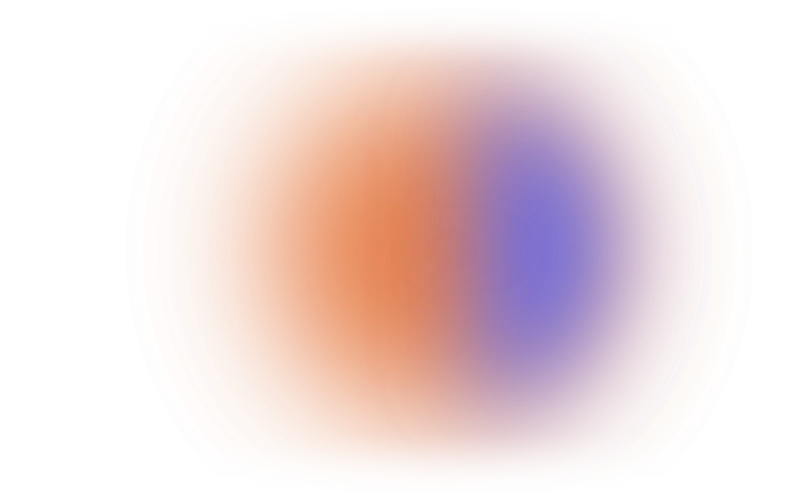
#> input picture src/features/concepts/assets/img/glow-sphere.webp, 1600 x 1000 px (shown at 1/2 size)
$ python light_post.py ../src/features/concepts/assets/img/glow-sphere.webp ../src/features/concepts/assets/img/mark.png 5 1.0 1.0
#> lines starting #> are read from the running program, lines starting #| are printed output that depends on the picture
"""The light spray's render softened into sprayed light: the fine rays kept a little sharp at the point, a wide glow
laid over them, so it reads as light through air, as on sparkstudios.ae's hero. Keeps the alpha; blurs in
premultiplied colour, so no grey rims where the light meets the clear film.
python3 blender/light_post.py blender/renders/light_spray.png public/brand/glass/light-spray.webp 1200 [lift keep]"""
import sys
from PIL import Image, ImageChops, ImageFilter, ImageMath

src, dst, width = sys.argv[1], sys.argv[2], int(sys.argv[3])
im = Image.open(src).convert("RGBA")
#> im is the input picture: PIL image 1600x1000 RGBA; mean R, G, B, A 159, 75.5, 61.5, 62.1
r, g, b, a = im.split()
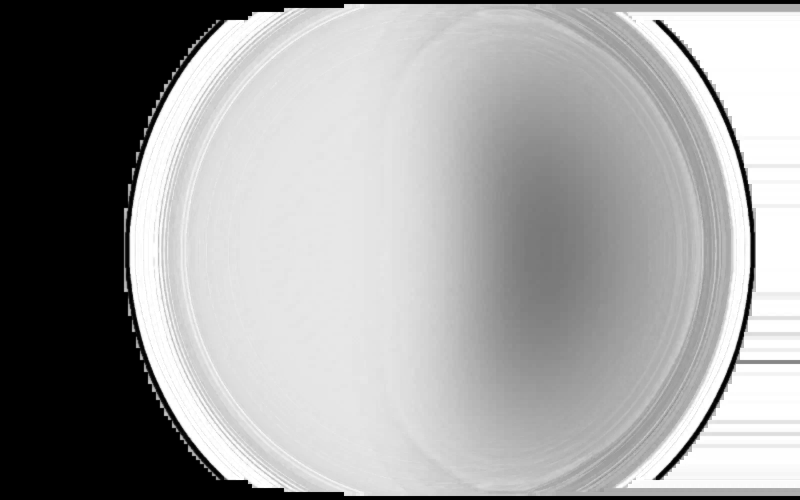
#> r: PIL image 1600x1000 L (shown at 1/2 size); min 0, max 255, mean 159
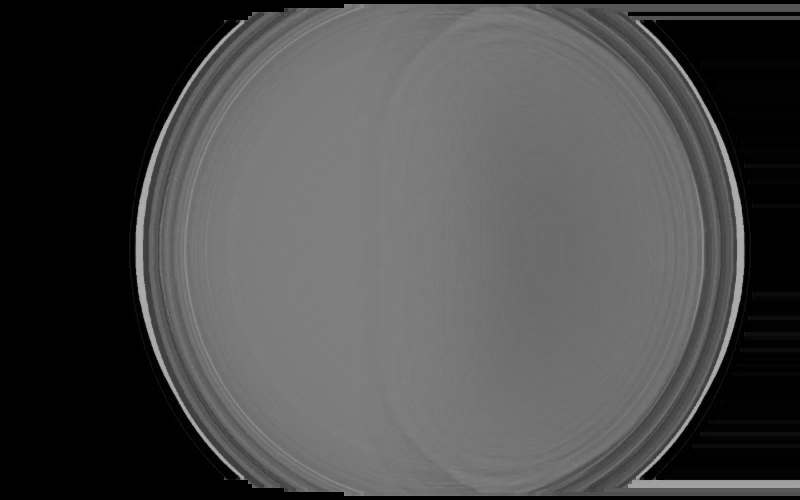
#> g: PIL image 1600x1000 L (shown at 1/2 size); min 0, max 183, mean 75.5
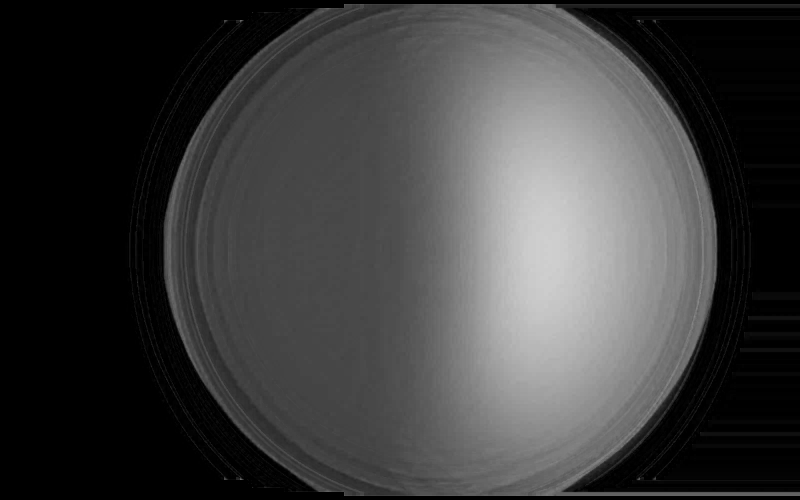
#> b: PIL image 1600x1000 L (shown at 1/2 size); min 0, max 207, mean 61.5
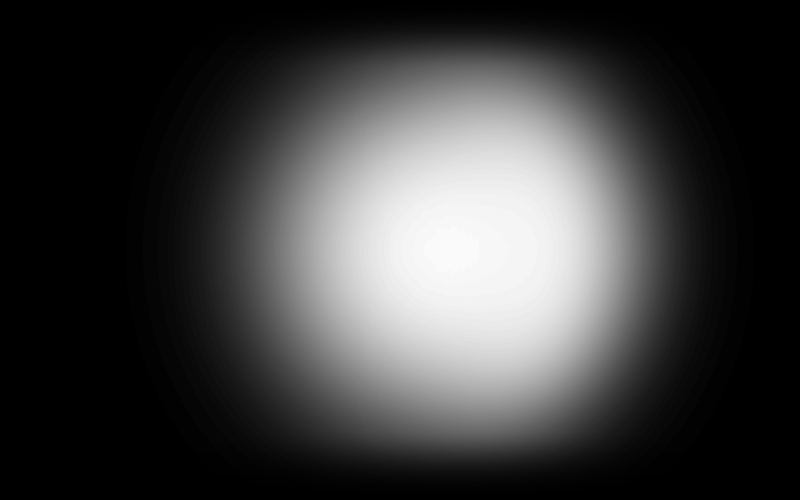
#> a: PIL image 1600x1000 L (shown at 1/2 size); min 0, max 250, mean 62.1
pm = [ImageChops.multiply(c, a) for c in (r, g, b)]  # colour × alpha
#> pm = 3 items


def blurred(radius, k):
    f = ImageFilter.GaussianBlur(radius)
    return [c.filter(f) for c in pm], a.filter(f), k


layers = [blurred(im.width / 22, 0.8), blurred(im.width / 60, 0.9), blurred(im.width / 400, 0.75)]
# "over" in premultiplied terms, one layer at a time: C = Cl·k + C·(1 − Al·k), A = Al·k + A·(1 − Al·k)
C = [Image.new("L", im.size, 0) for _ in range(3)]
A = Image.new("L", im.size, 0)
#> A: PIL image 1600x1000 L; every value is 0
for cs, al, k in layers:
    ak = al.point(lambda v, k=k: round(v * k))
    inv = ak.point(lambda v: 255 - v)
    C = [ImageChops.add(c.point(lambda v, k=k: round(v * k)), ImageChops.multiply(C0, inv)) for c, C0 in zip(cs, C)]
    A = ImageChops.add(ak, ImageChops.multiply(A, inv))
#> this loop made 3 passes
#> k on passes 1 to 3: 0.8, 0.9, 0.75
#> pass 1, `ak = al.point(lambda v, k=k: round(v * k))`:
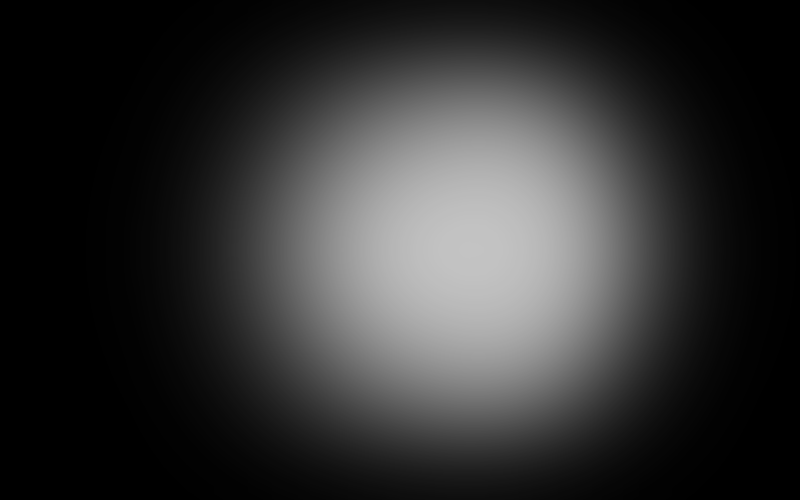
#> ak: PIL image 1600x1000 L (shown at 1/2 size); min 0, max 195, mean 49.5
#> pass 1, `inv = ak.point(lambda v: 255 - v)`:
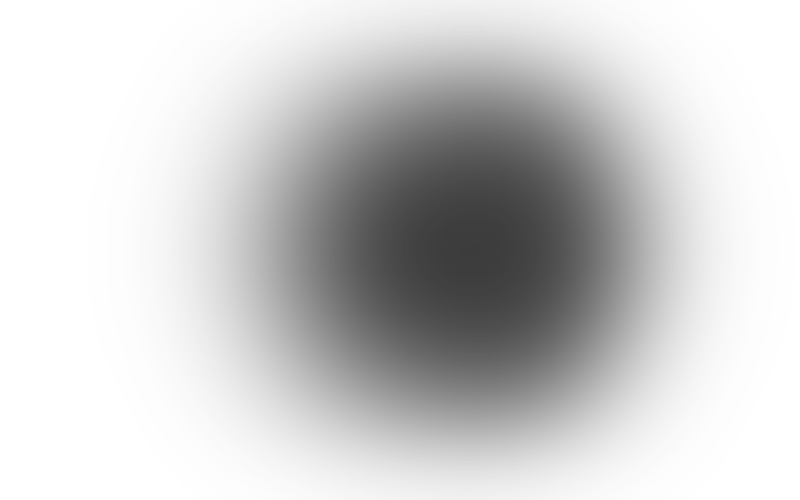
#> inv: PIL image 1600x1000 L (shown at 1/2 size); min 60, max 255, mean 205.5
#> after the loop:
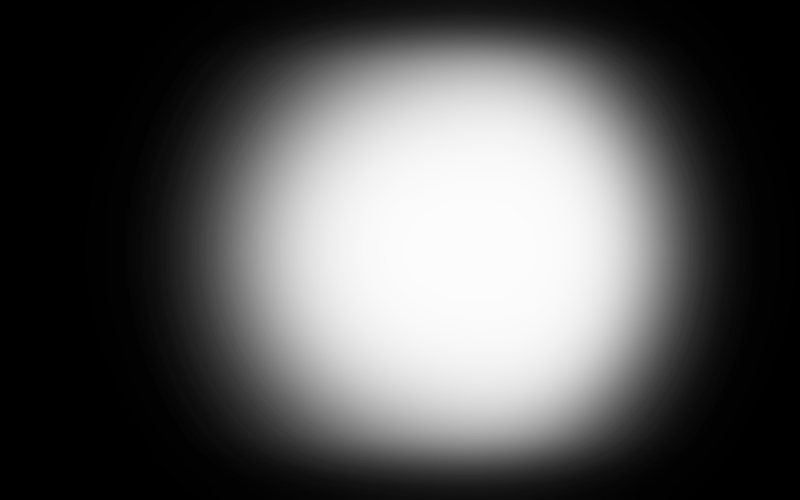
#> A: PIL image 1600x1000 L (shown at 1/2 size); min 0, max 252, mean 88.6
# back to straight colour
rgb = [ImageMath.lambda_eval(lambda e: e["convert"](e["min"](e["c"] * 255 / e["max"](e["a"], 1), 255), "L"), c=c, a=A) for c in C]
#> rgb = 3 items
# pastel (13 Nov, review: Blender 2's broad rays read dark next to Blender's fine ones): optional 4th and 5th args, how
# far each colour is lifted toward white and how much of its alpha is kept, e.g. 0.3 0.7
if len(sys.argv) > 5:
    lift, keep = float(sys.argv[4]), float(sys.argv[5])
    rgb = [c.point(lambda v: round(v + (255 - v) * lift)) for c in rgb]
    A = A.point(lambda v: round(v * keep))
out = Image.merge("RGBA", (*rgb, A))
box = A.point(lambda v: 255 if v > 6 else 0).getbbox()
#> box = (270, 0, 1501, 1000)
out = out.crop(box)
#> out: PIL image 1231x1000 RGBA
print("crop", box)  # to find where a point of the render lands in the output
#| crop (270, 0, 1501, 1000)
out = out.resize((width, round(out.height * width / out.width)), Image.LANCZOS)
out.save(dst, "WEBP", quality=88)
print(dst, out.size)
#| ../src/features/concepts/assets/img/mark.png (5, 4)
